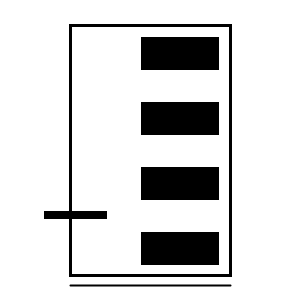
Frame 1 (no input)
Frame 60 (the mouse pressed at the canvas centre just before this capture): identical to frame 1, image omitted
Frame 120 (the mouse held since frame 60 and released just before this capture): identical to frame 1, image omitted

The Processing sketch that drew this single still picture (run headless with seeded random() and noise(); from frame 60 on, the mouse is pressed at the canvas centre):

// Processing sketch: bauhaus_building
// ── bauhaus_building.pde
/**
 'Bauhaus Generative Logo'
 Created by Ricardo Sacadura
 */

float x1 = 150;
float __x2 = 180; //min:0 max:200
float __x3 = 75; //min:0 max:150
float __x4 = 70; //min:0 max:100
float __y1 = 150; //min:0 max:200
float __y2 = 53; //min:0 max:200
float __y3 = 215; //min:0 max:300
float __y4 = 285; //min:50 max:300
float __width1 = 160; //min:70 max:200
float __width2 = 75; //min:10 max:130
float __width3 = 60; //min:10 max:100
float __height1 = 250; //min:120 max:300
float __height2 = 30; //min:5 max:60
float   height3 = 5;

float __inc = 65; //min:20 max:100


void setup() {

  size(300, 300);
  background(255);
  //pixelDensity(2);

  rectMode(CENTER);
  strokeWeight(3);
  stroke(0);

  rect(x1, __y1, __width1, __height1); //--> Building
  
  fill(0);
  for (int i = 0; i < 4; ++i) {
    rect(__x2, __y2, __width2, __height2); //--> Windows
    __y2 += __inc;
  }
  rect(__x3, __y3, __width3, height3); //--> Awning
  strokeWeight(2);
  line(__x4, __y4, __x4 + __width1, __y4);
}

void draw() {
}
